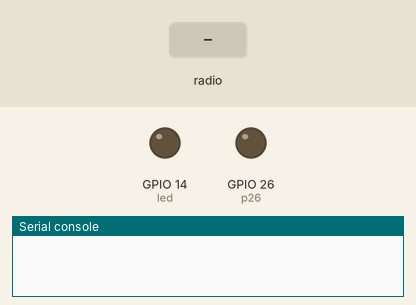
Bench run of a program on a simulated ESP32 board running MicroPython. On the bench: output pins drawn as LEDs (lit = HIGH), the last lines printed to the serial console. Dashed ring = blinking. The test bench sets the inputs (shaded band). Library files of the repository ran but are not shown: 1 file(s).

Above: at 1.2 s.
1.3 s: radio message "hello" arrives
At 1.45 s:
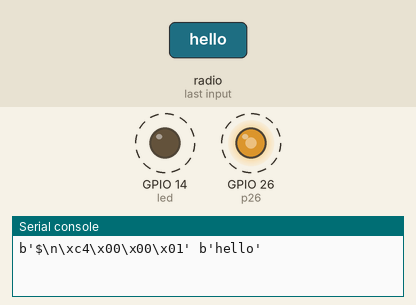
Timing chart, 0 to 4.8 s (numbered marks = the images above; inputs shaded):
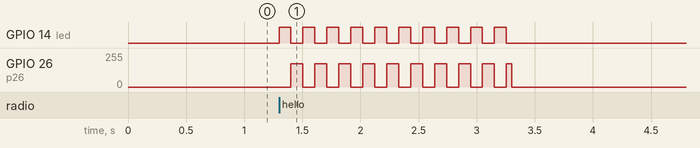

Measured:
- after the input at 1.3 s, GPIO 14 (led): alternates HIGH for 0.10 s and LOW for 0.10 s, 20 changes in all, then stays LOW, starting at once; GPIO 26 (p26): alternates 174/255 for 0.10 s and 0/255 for 0.10 s, 20 changes in all, then stays 0/255, starting after 0.10 s

The program:

main.py
```python
import network
import espnow
import machine
import time

# A WLAN interface must be active to send()/recv()
sta = network.WLAN(network.STA_IF)
sta.active(True)
sta.disconnect()  # Because ESP8266 auto-connects to last Access Point

e = espnow.ESPNow()
e.active(True)

led = machine.Pin(14, machine.Pin.OUT)

p26 = machine.Pin(26, machine.Pin.OUT)
beeper = machine.PWM(p26, freq=1047, duty=0)


def ping():
    startTime = time.ticks_ms()
    LedStartTime = time.ticks_ms()
    buzzStartTime = time.ticks_ms()

    count = 0

    led.value(1)

    while time.ticks_ms() - startTime < 2000:
        if time.ticks_ms() - LedStartTime >= 100:
            LedStartTime = time.ticks_ms()
            led.value(not led.value())
            count += 1
        if time.ticks_ms() - buzzStartTime >= 100:
            buzzStartTime = time.ticks_ms()
            if beeper.duty() == 700:
                beeper.duty(0)
            else:
                beeper.duty(700)

    led.value(0)
    beeper.duty(0)
    print("ping done")


while True:
    host, msg = e.irecv()
    if msg:  # msg == None if timeout in recv()
        print(host, msg)
        if msg == b"hello":
            msg = None
            ping()
```
